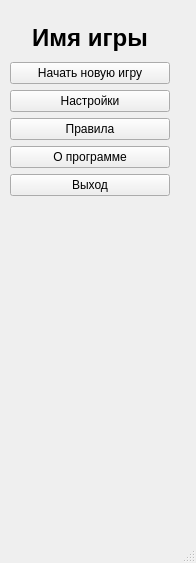
<?xml version="1.0" encoding="UTF-8"?>
<ui version="4.0">
 <class>MainWindowForm</class>
 <widget class="QMainWindow" name="MainWindowForm">
  <property name="geometry">
   <rect>
    <x>0</x>
    <y>0</y>
    <width>196</width>
    <height>563</height>
   </rect>
  </property>
  <property name="windowTitle">
   <string>Имя игры</string>
  </property>
  <widget class="QWidget" name="centralwidget">
   <widget class="QWidget" name="verticalLayoutWidget">
    <property name="geometry">
     <rect>
      <x>10</x>
      <y>20</y>
      <width>160</width>
      <height>176</height>
     </rect>
    </property>
    <layout class="QVBoxLayout" name="verticalLayout">
     <item>
      <widget class="QLabel" name="label_name_game">
       <property name="text">
        <string>&lt;html&gt;&lt;head/&gt;&lt;body&gt;&lt;p align=&quot;center&quot;&gt;&lt;span style=&quot; font-size:18pt; font-weight:600;&quot;&gt;Имя игры&lt;/span&gt;&lt;/p&gt;&lt;/body&gt;&lt;/html&gt;</string>
       </property>
      </widget>
     </item>
     <item>
      <widget class="QPushButton" name="btn_start_game">
       <property name="text">
        <string>Начать новую игру</string>
       </property>
      </widget>
     </item>
     <item>
      <widget class="QPushButton" name="btn_settings">
       <property name="text">
        <string>Настройки</string>
       </property>
      </widget>
     </item>
     <item>
      <widget class="QPushButton" name="btn_rules">
       <property name="text">
        <string>Правила</string>
       </property>
      </widget>
     </item>
     <item>
      <widget class="QPushButton" name="btn_info">
       <property name="text">
        <string>О программе</string>
       </property>
      </widget>
     </item>
     <item>
      <widget class="QPushButton" name="btn_close">
       <property name="text">
        <string>Выход</string>
       </property>
      </widget>
     </item>
    </layout>
   </widget>
   <widget class="QLabel" name="label_info">
    <property name="geometry">
     <rect>
      <x>10</x>
      <y>200</y>
      <width>151</width>
      <height>251</height>
     </rect>
    </property>
    <property name="text">
     <string/>
    </property>
   </widget>
  </widget>
  <widget class="QMenuBar" name="menubar">
   <property name="geometry">
    <rect>
     <x>0</x>
     <y>0</y>
     <width>196</width>
     <height>21</height>
    </rect>
   </property>
  </widget>
  <widget class="QStatusBar" name="statusbar"/>
 </widget>
 <resources/>
 <connections/>
</ui>
